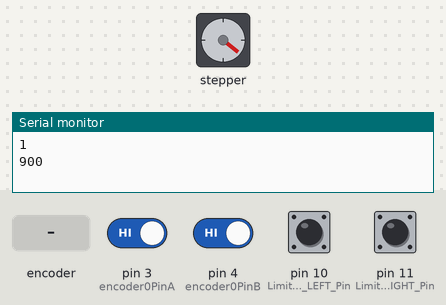
A sketch run on a simulated Arduino Uno, built with avr-gcc and run on an emulated ATmega328P. Shown: stepper motor, the last lines printed to the serial monitor. Wiring (inferred from the names in the program): stepper motor driver (200 steps per turn assumed): step pin 5; direction pin 2; enable pin 8. The test bench sets the inputs (shaded band); at power-on: pin 3 (encoder0PinA), pin 4 (encoder0PinB), pin 11 (LimitSwitch_RIGHT_Pin) HIGH, pin 10 (LimitSwitch_LEFT_Pin) LOW.

Above: at 2.8 s.
2.9 s: rotary encoder on pin 3 (encoder0PinA) / pin 4 (encoder0PinB) turned 1 step (first pin leading)
At 3.05 s:
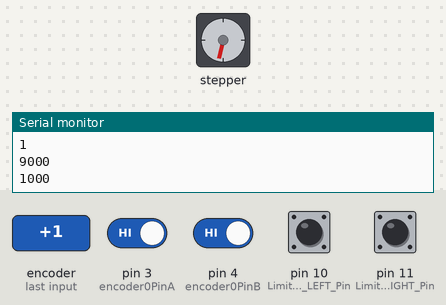
5.9 s: pin 11 (LimitSwitch_RIGHT_Pin) pulled LOW for 0.15 s
9.0 s: pin 11 (LimitSwitch_RIGHT_Pin) pulled LOW for 1 s
At 9.5 s:
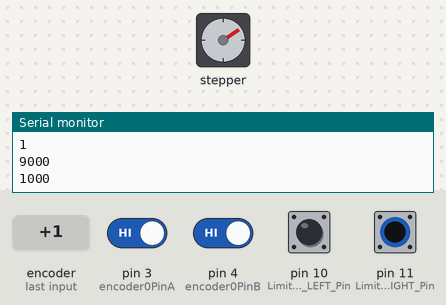
13.0 s: pin 10 (LimitSwitch_LEFT_Pin) pulled HIGH for 3.2 s
At 14.35 s:
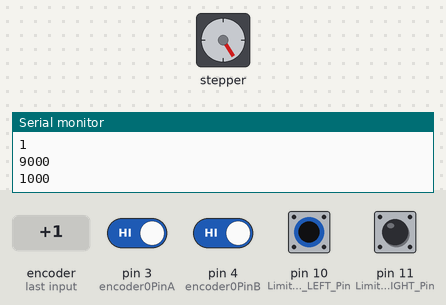
17.7 s: pin 10 (LimitSwitch_LEFT_Pin) pulled HIGH for 1 s
Timing chart, 0 to 22.7 s (numbered marks = the images above; inputs shaded):
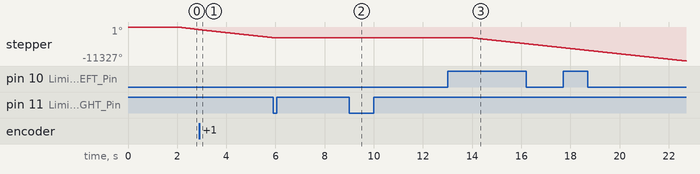

Measured:
- after the input at 9.0 s, stepper: stops changing and stays -3544°

The sketch:

code1.ino
```cpp
// defines pins numbers
const int stepPin = 5;
const int dirPin = 2;
const int enPin = 8;
const int LimitSwitch_LEFT_Pin  = 10;
const int LimitSwitch_RIGHT_Pin = 11;

//

int val;
int encoder0PinA = 3;
int encoder0PinB = 4;
int encoder0Pos = 0;
int encoder0PinALast = LOW;
int n = LOW;
int maxKnob = 10;
int stepperSpeed = 1000;
int maxSpeed     = 400;
int minSpeed     = 1000;

void setup() {

  Serial.begin(9600);

  pinMode (encoder0PinA, INPUT);
  pinMode (encoder0PinB, INPUT);

  pinMode(LimitSwitch_LEFT_Pin , INPUT);
  pinMode(LimitSwitch_RIGHT_Pin , INPUT);

  // Sets the two pins as Outputs
  pinMode(stepPin,OUTPUT);
  pinMode(dirPin,OUTPUT);

  pinMode(enPin,OUTPUT);
  digitalWrite(enPin,LOW);

  // Set Dir to Home switch
  digitalWrite(dirPin,HIGH); // Enables the motor to move in a particular direction


}
void loop() {

    int leftSw  = digitalRead( LimitSwitch_LEFT_Pin);
    int rightSw = digitalRead( LimitSwitch_RIGHT_Pin);

    if( (leftSw  == HIGH && (digitalRead(dirPin) == HIGH)) ||
        (rightSw == HIGH && (digitalRead(dirPin) == LOW)) ){

        motorStep(1);

    }

    else if( leftSw == LOW && (digitalRead(dirPin) == HIGH) ){
          digitalWrite(dirPin,LOW);
          delay(2000);
    }
    else if( rightSw == LOW && (digitalRead(dirPin) == LOW ) ){
          digitalWrite(dirPin,HIGH);
          delay(2000);
    }

    getKnob();

}
void motorStep( int MAX){

   for(int x = 0; x < MAX; x++) {
        digitalWrite(stepPin,HIGH);
        delayMicroseconds(stepperSpeed);
        digitalWrite(stepPin,LOW);
        delayMicroseconds(stepperSpeed);
      }

}
void getKnob(){
     n = digitalRead(encoder0PinA);
  if ((encoder0PinALast == LOW) && (n == HIGH)) {
    if (digitalRead(encoder0PinB) == LOW) {
      encoder0Pos--;
    } else {
      encoder0Pos++;
    }
    if( encoder0Pos > maxKnob ){
         encoder0Pos = maxKnob;
    }
    else if( encoder0Pos < 0 ){
         encoder0Pos = 0;
    }

    int r= encoder0Pos * 100;

    r = minSpeed - r;
    r = (r < maxSpeed)?maxSpeed : r;

    stepperSpeed = r;

    Serial.print (encoder0Pos);
    Serial.println();

    Serial.print ( r );
  }
  encoder0PinALast = n;
}
```
